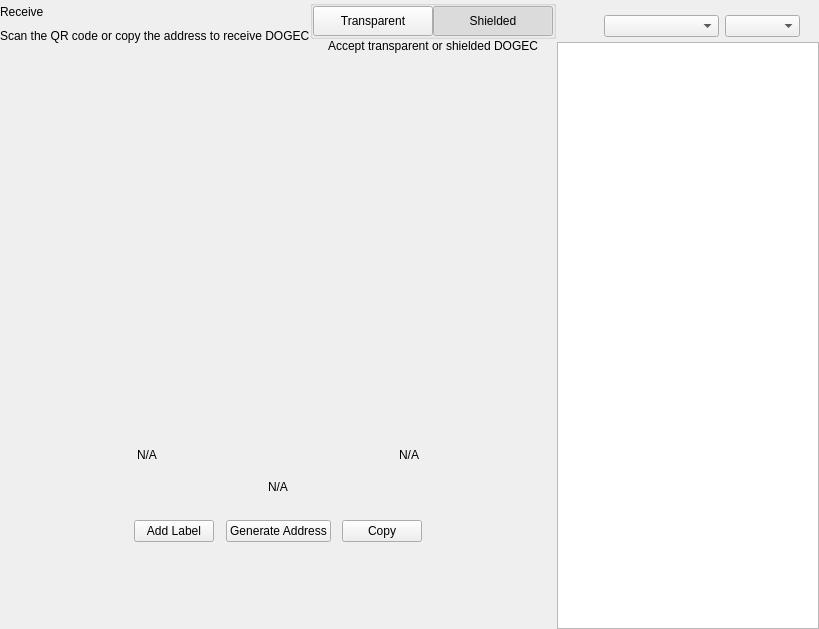
<?xml version="1.0" encoding="UTF-8"?>
<ui version="4.0">
 <class>ReceiveWidget</class>
 <widget class="QWidget" name="ReceiveWidget">
  <property name="geometry">
   <rect>
    <x>0</x>
    <y>0</y>
    <width>819</width>
    <height>629</height>
   </rect>
  </property>
  <property name="minimumSize">
   <size>
    <width>0</width>
    <height>0</height>
   </size>
  </property>
  <property name="windowTitle">
   <string>Form</string>
  </property>
  <layout class="QHBoxLayout" name="horizontalLayout_2" stretch="2,1">
   <property name="spacing">
    <number>0</number>
   </property>
   <property name="leftMargin">
    <number>0</number>
   </property>
   <property name="topMargin">
    <number>0</number>
   </property>
   <property name="rightMargin">
    <number>0</number>
   </property>
   <property name="bottomMargin">
    <number>0</number>
   </property>
   <item>
    <widget class="QWidget" name="left" native="true">
     <layout class="QVBoxLayout" name="verticalLayout_3">
      <property name="leftMargin">
       <number>0</number>
      </property>
      <property name="topMargin">
       <number>0</number>
      </property>
      <property name="rightMargin">
       <number>0</number>
      </property>
      <property name="bottomMargin">
       <number>0</number>
      </property>
      <item>
       <layout class="QVBoxLayout" name="verticalLayout_2">
        <property name="spacing">
         <number>0</number>
        </property>
        <property name="leftMargin">
         <number>0</number>
        </property>
        <item>
         <layout class="QHBoxLayout" name="horizontalLayout_3">
          <property name="spacing">
           <number>0</number>
          </property>
          <item>
           <layout class="QVBoxLayout" name="verticalLayout_4">
            <property name="spacing">
             <number>5</number>
            </property>
            <item>
             <widget class="QLabel" name="labelTitle">
              <property name="text">
               <string>Receive</string>
              </property>
             </widget>
            </item>
            <item alignment="Qt::AlignTop">
             <widget class="QLabel" name="labelSubtitle1">
              <property name="text">
               <string>Scan the QR code or copy the address to receive DOGEC</string>
              </property>
             </widget>
            </item>
           </layout>
          </item>
          <item>
           <spacer name="horizontalSpacer">
            <property name="orientation">
             <enum>Qt::Horizontal</enum>
            </property>
            <property name="sizeHint" stdset="0">
             <size>
              <width>40</width>
              <height>20</height>
             </size>
            </property>
           </spacer>
          </item>
          <item>
           <widget class="QWidget" name="containerViewPrivacyChecks" native="true">
            <layout class="QVBoxLayout" name="containerPrivacyChecks">
             <property name="spacing">
              <number>0</number>
             </property>
             <property name="leftMargin">
              <number>0</number>
             </property>
             <property name="topMargin">
              <number>0</number>
             </property>
             <property name="rightMargin">
              <number>0</number>
             </property>
             <property name="bottomMargin">
              <number>0</number>
             </property>
             <item alignment="Qt::AlignHCenter|Qt::AlignVCenter">
              <widget class="QGroupBox" name="groupBox">
               <property name="title">
                <string/>
               </property>
               <layout class="QHBoxLayout" name="horizontalLayout_2_1">
                <property name="spacing">
                 <number>0</number>
                </property>
                <property name="leftMargin">
                 <number>0</number>
                </property>
                <property name="topMargin">
                 <number>0</number>
                </property>
                <property name="rightMargin">
                 <number>0</number>
                </property>
                <property name="bottomMargin">
                 <number>0</number>
                </property>
                <item>
                 <widget class="QPushButton" name="pushLeft">
                  <property name="minimumSize">
                   <size>
                    <width>120</width>
                    <height>30</height>
                   </size>
                  </property>
                  <property name="maximumSize">
                   <size>
                    <width>120</width>
                    <height>30</height>
                   </size>
                  </property>
                  <property name="focusPolicy">
                   <enum>Qt::NoFocus</enum>
                  </property>
                  <property name="text">
                   <string>Transparent</string>
                  </property>
                  <property name="checkable">
                   <bool>true</bool>
                  </property>
                  <property name="autoExclusive">
                   <bool>true</bool>
                  </property>
                 </widget>
                </item>
                <item>
                 <widget class="QPushButton" name="pushRight">
                  <property name="minimumSize">
                   <size>
                    <width>120</width>
                    <height>30</height>
                   </size>
                  </property>
                  <property name="maximumSize">
                   <size>
                    <width>120</width>
                    <height>30</height>
                   </size>
                  </property>
                  <property name="focusPolicy">
                   <enum>Qt::NoFocus</enum>
                  </property>
                  <property name="text">
                   <string>Shielded</string>
                  </property>
                  <property name="checkable">
                   <bool>true</bool>
                  </property>
                  <property name="checked">
                   <bool>true</bool>
                  </property>
                  <property name="autoExclusive">
                   <bool>true</bool>
                  </property>
                 </widget>
                </item>
               </layout>
              </widget>
             </item>
             <item alignment="Qt::AlignHCenter|Qt::AlignTop">
              <widget class="QLabel" name="labelSubtitle2">
               <property name="text">
                <string>Accept transparent or shielded DOGEC</string>
               </property>
               <property name="alignment">
                <set>Qt::AlignRight|Qt::AlignTrailing|Qt::AlignVCenter</set>
               </property>
              </widget>
             </item>
            </layout>
           </widget>
          </item>
         </layout>
        </item>
        <item>
         <spacer name="verticalSpacer_2">
          <property name="orientation">
           <enum>Qt::Vertical</enum>
          </property>
          <property name="sizeType">
           <enum>QSizePolicy::Expanding</enum>
          </property>
          <property name="sizeHint" stdset="0">
           <size>
            <width>20</width>
            <height>50</height>
           </size>
          </property>
         </spacer>
        </item>
        <item alignment="Qt::AlignHCenter">
         <widget class="QWidget" name="layoutQR" native="true">
          <property name="maximumSize">
           <size>
            <width>510</width>
            <height>16777215</height>
           </size>
          </property>
          <layout class="QVBoxLayout" name="verticalLayoutQr">
           <item>
            <spacer name="verticalSpacer11">
             <property name="orientation">
              <enum>Qt::Vertical</enum>
             </property>
             <property name="sizeType">
              <enum>QSizePolicy::Fixed</enum>
             </property>
             <property name="sizeHint" stdset="0">
              <size>
               <width>20</width>
               <height>20</height>
              </size>
             </property>
            </spacer>
           </item>
           <item alignment="Qt::AlignHCenter">
            <widget class="QLabel" name="labelQrImg">
             <property name="minimumSize">
              <size>
               <width>260</width>
               <height>260</height>
              </size>
             </property>
             <property name="maximumSize">
              <size>
               <width>260</width>
               <height>260</height>
              </size>
             </property>
             <property name="text">
              <string/>
             </property>
             <property name="alignment">
              <set>Qt::AlignCenter</set>
             </property>
            </widget>
           </item>
           <item>
            <spacer name="verticalSpacer_21">
             <property name="orientation">
              <enum>Qt::Vertical</enum>
             </property>
             <property name="sizeType">
              <enum>QSizePolicy::Fixed</enum>
             </property>
             <property name="sizeHint" stdset="0">
              <size>
               <width>20</width>
               <height>30</height>
              </size>
             </property>
            </spacer>
           </item>
           <item>
            <widget class="QWidget" name="widget" native="true">
             <property name="minimumSize">
              <size>
               <width>0</width>
               <height>0</height>
              </size>
             </property>
             <layout class="QHBoxLayout" name="horizontalLayout_5">
              <item>
               <widget class="QLabel" name="labelLabel">
                <property name="text">
                 <string notr="true">N/A</string>
                </property>
               </widget>
              </item>
              <item>
               <spacer name="horizontalSpacer_2">
                <property name="orientation">
                 <enum>Qt::Horizontal</enum>
                </property>
                <property name="sizeHint" stdset="0">
                 <size>
                  <width>141</width>
                  <height>20</height>
                 </size>
                </property>
               </spacer>
              </item>
              <item>
               <widget class="QLabel" name="labelDate">
                <property name="text">
                 <string notr="true">N/A</string>
                </property>
                <property name="alignment">
                 <set>Qt::AlignRight|Qt::AlignTrailing|Qt::AlignVCenter</set>
                </property>
               </widget>
              </item>
             </layout>
            </widget>
           </item>
           <item>
            <widget class="QLabel" name="labelAddress">
             <property name="sizePolicy">
              <sizepolicy hsizetype="Expanding" vsizetype="Preferred">
               <horstretch>0</horstretch>
               <verstretch>0</verstretch>
              </sizepolicy>
             </property>
             <property name="minimumSize">
              <size>
               <width>300</width>
               <height>0</height>
              </size>
             </property>
             <property name="text">
              <string notr="true">N/A</string>
             </property>
             <property name="alignment">
              <set>Qt::AlignCenter</set>
             </property>
            </widget>
           </item>
           <item>
            <spacer name="verticalSpacer_4">
             <property name="orientation">
              <enum>Qt::Vertical</enum>
             </property>
             <property name="sizeType">
              <enum>QSizePolicy::Fixed</enum>
             </property>
             <property name="sizeHint" stdset="0">
              <size>
               <width>20</width>
               <height>20</height>
              </size>
             </property>
            </spacer>
           </item>
           <item>
            <layout class="QHBoxLayout" name="horizontalLayout_4">
             <item alignment="Qt::AlignHCenter">
              <widget class="QPushButton" name="pushButtonLabel">
               <property name="focusPolicy">
                <enum>Qt::NoFocus</enum>
               </property>
               <property name="text">
                <string>Add Label</string>
               </property>
              </widget>
             </item>
             <item alignment="Qt::AlignHCenter">
              <widget class="QPushButton" name="pushButtonNewAddress">
               <property name="focusPolicy">
                <enum>Qt::NoFocus</enum>
               </property>
               <property name="text">
                <string>Generate Address</string>
               </property>
              </widget>
             </item>
             <item alignment="Qt::AlignHCenter">
              <widget class="QPushButton" name="pushButtonCopy">
               <property name="focusPolicy">
                <enum>Qt::NoFocus</enum>
               </property>
               <property name="text">
                <string>Copy</string>
               </property>
              </widget>
             </item>
            </layout>
           </item>
           <item>
            <spacer name="verticalSpacer_3">
             <property name="orientation">
              <enum>Qt::Vertical</enum>
             </property>
             <property name="sizeType">
              <enum>QSizePolicy::Expanding</enum>
             </property>
             <property name="sizeHint" stdset="0">
              <size>
               <width>20</width>
               <height>20</height>
              </size>
             </property>
            </spacer>
           </item>
          </layout>
         </widget>
        </item>
        <item>
         <spacer name="verticalSpacer">
          <property name="orientation">
           <enum>Qt::Vertical</enum>
          </property>
          <property name="sizeHint" stdset="0">
           <size>
            <width>20</width>
            <height>40</height>
           </size>
          </property>
         </spacer>
        </item>
       </layout>
      </item>
     </layout>
    </widget>
   </item>
   <item>
    <widget class="QWidget" name="right" native="true">
     <layout class="QVBoxLayout" name="verticalLayout_5">
      <property name="spacing">
       <number>0</number>
      </property>
      <property name="leftMargin">
       <number>1</number>
      </property>
      <property name="topMargin">
       <number>0</number>
      </property>
      <property name="rightMargin">
       <number>0</number>
      </property>
      <property name="bottomMargin">
       <number>0</number>
      </property>
      <item>
       <layout class="QVBoxLayout" name="container_right">
        <property name="spacing">
         <number>0</number>
        </property>
        <property name="leftMargin">
         <number>0</number>
        </property>
        <property name="rightMargin">
         <number>0</number>
        </property>
        <item>
         <layout class="QVBoxLayout" name="verticalLayout">
          <property name="spacing">
           <number>6</number>
          </property>
          <property name="leftMargin">
           <number>19</number>
          </property>
          <property name="rightMargin">
           <number>19</number>
          </property>
          <item>
           <widget class="OptionButton" name="btnRequest" native="true"/>
          </item>
          <item>
           <widget class="OptionButton" name="btnMyAddresses" native="true">
            <property name="sizePolicy">
             <sizepolicy hsizetype="Preferred" vsizetype="Minimum">
              <horstretch>0</horstretch>
              <verstretch>0</verstretch>
             </sizepolicy>
            </property>
           </widget>
          </item>
         </layout>
        </item>
        <item>
         <widget class="QWidget" name="sortWidget" native="true">
          <layout class="QHBoxLayout" name="horizontalLayout_6">
           <property name="leftMargin">
            <number>19</number>
           </property>
           <property name="rightMargin">
            <number>19</number>
           </property>
           <property name="bottomMargin">
            <number>5</number>
           </property>
           <item>
            <spacer name="horizontalSpacer_3">
             <property name="orientation">
              <enum>Qt::Horizontal</enum>
             </property>
             <property name="sizeHint" stdset="0">
              <size>
               <width>40</width>
               <height>20</height>
              </size>
             </property>
            </spacer>
           </item>
           <item>
            <widget class="QComboBox" name="comboBoxSort">
             <property name="sizePolicy">
              <sizepolicy hsizetype="Preferred" vsizetype="Fixed">
               <horstretch>0</horstretch>
               <verstretch>0</verstretch>
              </sizepolicy>
             </property>
             <property name="minimumSize">
              <size>
               <width>115</width>
               <height>0</height>
              </size>
             </property>
            </widget>
           </item>
           <item>
            <widget class="QComboBox" name="comboBoxSortOrder">
             <property name="sizePolicy">
              <sizepolicy hsizetype="Preferred" vsizetype="Fixed">
               <horstretch>0</horstretch>
               <verstretch>0</verstretch>
              </sizepolicy>
             </property>
             <property name="minimumSize">
              <size>
               <width>75</width>
               <height>0</height>
              </size>
             </property>
            </widget>
           </item>
          </layout>
         </widget>
        </item>
        <item>
         <widget class="QListView" name="listViewAddress"/>
        </item>
       </layout>
      </item>
     </layout>
    </widget>
   </item>
  </layout>
 </widget>
 <customwidgets>
  <customwidget>
   <class>OptionButton</class>
   <extends>QWidget</extends>
   <header>qt/dogecash/optionbutton.h</header>
   <container>1</container>
  </customwidget>
 </customwidgets>
 <resources/>
 <connections/>
</ui>
